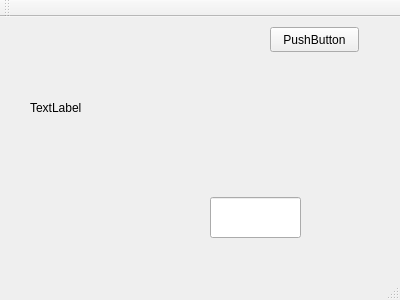
<?xml version="1.0" encoding="UTF-8"?>
<ui version="4.0">
 <class>MainWindow</class>
 <widget class="QMainWindow" name="MainWindow">
  <property name="geometry">
   <rect>
    <x>0</x>
    <y>0</y>
    <width>400</width>
    <height>300</height>
   </rect>
  </property>
  <property name="windowTitle">
   <string>MainWindow</string>
  </property>
  <widget class="QWidget" name="centralWidget">
   <widget class="QPushButton" name="pushButton">
    <property name="geometry">
     <rect>
      <x>270</x>
      <y>10</y>
      <width>89</width>
      <height>25</height>
     </rect>
    </property>
    <property name="text">
     <string>PushButton</string>
    </property>
   </widget>
   <widget class="QLabel" name="label">
    <property name="geometry">
     <rect>
      <x>30</x>
      <y>10</y>
      <width>211</width>
      <height>161</height>
     </rect>
    </property>
    <property name="text">
     <string>TextLabel</string>
    </property>
   </widget>
   <widget class="QLineEdit" name="lineEdit">
    <property name="geometry">
     <rect>
      <x>210</x>
      <y>180</y>
      <width>91</width>
      <height>41</height>
     </rect>
    </property>
   </widget>
  </widget>
  <widget class="QMenuBar" name="menuBar">
   <property name="geometry">
    <rect>
     <x>0</x>
     <y>0</y>
     <width>400</width>
     <height>22</height>
    </rect>
   </property>
  </widget>
  <widget class="QToolBar" name="mainToolBar">
   <attribute name="toolBarArea">
    <enum>TopToolBarArea</enum>
   </attribute>
   <attribute name="toolBarBreak">
    <bool>false</bool>
   </attribute>
  </widget>
  <widget class="QStatusBar" name="statusBar"/>
 </widget>
 <layoutdefault spacing="6" margin="11"/>
 <resources/>
 <connections/>
</ui>
